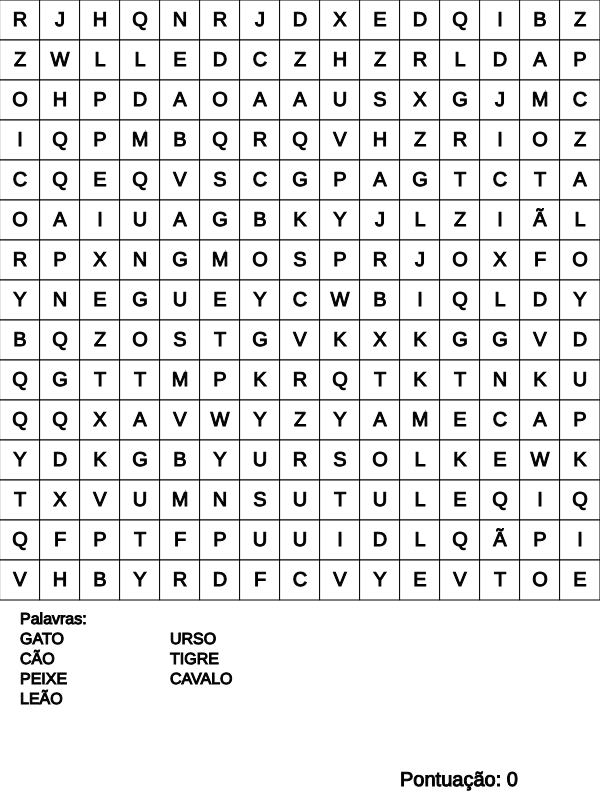
Frame 1 (no input)
Frame 60 (no input): identical to frame 1, image omitted
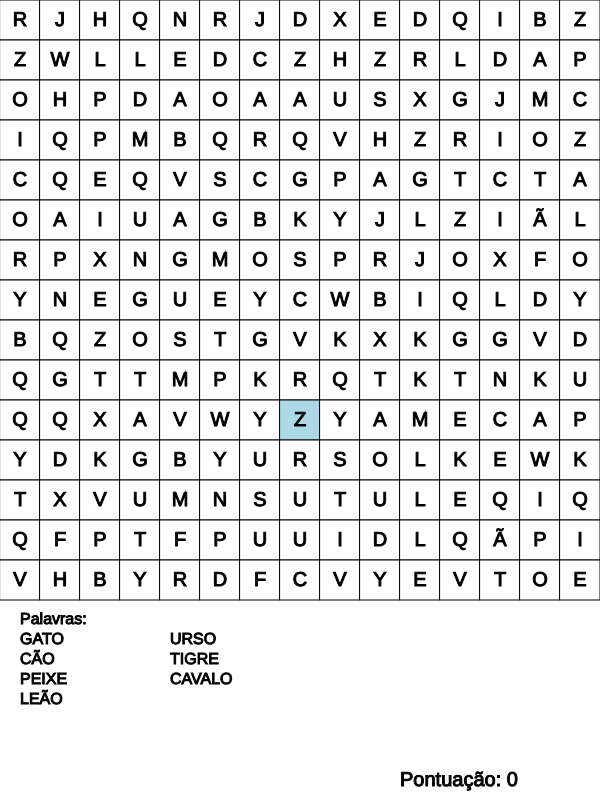
Frame 120 (the mouse pressed at the canvas centre since frame 60)

The p5.js sketch that drew these frames (run headless with seeded random() and noise() and a simulated clock; from frame 60 on, the mouse is pressed at the canvas centre):

// p5.js sketch
// ── sketch.js
let gridSize = 15;
let grid = [];
let words = {
  fase1: ["GATO", "CÃO", "PEIXE", "LEÃO", "URSO", "TIGRE", "CAVALO"],
  fase2: ["BRASILIA", "LISBOA", "MADRI", "PARIS", "ROMA", "LONDRES", "BERLIM", "MOSCOU"],
  fase3: ["ANA", "JOÃO", "MARIA", "CARLOS", "PEDRO", "FERNANDA", "PAULA", "RICARDO", "JULIA"]
};
let currentWords = [];
let foundWords = [];
let score = 0;
let fase = 1;

let selectedCells = [];
let cellSize = 40;

function setup() {
  createCanvas(600, 800);
  generateGrid();
  setupWords();
}

function draw() {
  background(255);
  drawGrid();
  drawWords();
  drawScore();
  highlightSelected();
}

function generateGrid() {
  grid = Array(gridSize)
    .fill()
    .map(() => Array(gridSize).fill(""));
}

function setupWords() {
  currentWords = words[`fase${fase}`];
  currentWords.forEach((word) => placeWord(word));
  fillGrid();
}

function placeWord(word) {
  let placed = false;
  while (!placed) {
    let dir = random(["horizontal", "vertical", "diagonal", "reverseHorizontal", "reverseVertical", "reverseDiagonal"]);
    let startX = floor(random(gridSize));
    let startY = floor(random(gridSize));
    if (canPlaceWord(word, startX, startY, dir)) {
      for (let i = 0; i < word.length; i++) {
        let x = startX + (dir.includes("horizontal") ? i : dir.includes("reverseHorizontal") ? -i : 0);
        let y = startY + (dir.includes("vertical") ? i : dir.includes("reverseVertical") ? -i : 0);
        if (dir.includes("diagonal")) {
          x = startX + i;
          y = startY + i;
        } else if (dir.includes("reverseDiagonal")) {
          x = startX - i;
          y = startY - i;
        }
        grid[y][x] = word[i];
      }
      placed = true;
    }
  }
}

function canPlaceWord(word, x, y, dir) {
  let dx = dir.includes("horizontal") ? 1 : dir.includes("reverseHorizontal") ? -1 : 0;
  let dy = dir.includes("vertical") ? 1 : dir.includes("reverseVertical") ? -1 : 0;

  if (dir.includes("diagonal")) {
    dx = 1;
    dy = 1;
  } else if (dir.includes("reverseDiagonal")) {
    dx = -1;
    dy = -1;
  }

  for (let i = 0; i < word.length; i++) {
    let nx = x + i * dx;
    let ny = y + i * dy;
    if (nx < 0 || ny < 0 || nx >= gridSize || ny >= gridSize || (grid[ny][nx] !== "" && grid[ny][nx] !== word[i])) {
      return false;
    }
  }
  return true;
}

function fillGrid() {
  for (let y = 0; y < gridSize; y++) {
    for (let x = 0; x < gridSize; x++) {
      if (grid[y][x] === "") grid[y][x] = String.fromCharCode(65 + floor(random(26)));
    }
  }
}

function drawGrid() {
  textAlign(CENTER, CENTER);
  textSize(20);
  for (let y = 0; y < gridSize; y++) {
    for (let x = 0; x < gridSize; x++) {
      if (foundWords.some((word) => isPartOfWord(word, x, y))) {
        fill(144, 238, 144); // Verde para palavras encontradas
      } else if (selectedCells.some(([cx, cy]) => cx === x && cy === y)) {
        fill(173, 216, 230); // Azul para seleção
      } else {
        fill(255); // Branco padrão
      }
      stroke(0);
      rect(x * cellSize, y * cellSize, cellSize, cellSize);
      fill(0);
      text(grid[y][x], x * cellSize + cellSize / 2, y * cellSize + cellSize / 2);
    }
  }
}

function drawWords() {
  textAlign(LEFT);
  textSize(16); // Tamanho menor para mais palavras
  fill(0);

  let offsetX = 20;
  let offsetY = 640; // Abaixo da grade
  let columnWidth = 150; // Ajusta a largura de cada coluna
  let rowSpacing = 20; // Espaçamento entre linhas

  text("Palavras:", offsetX, offsetY - rowSpacing);
  currentWords.forEach((word, index) => {
    let column = floor(index / 4); // Máximo de 4 palavras por coluna
    let row = index % 4; // Quantas linhas na coluna
    let x = offsetX + column * columnWidth;
    let y = offsetY + row * rowSpacing;
    if (foundWords.includes(word)) fill(100); // Cinza para palavras riscadas
    else fill(0);
    text(word, x, y);
  });
}

function drawScore() {
  textAlign(LEFT);
  textSize(20);
  fill(0);
  text(`Pontuação: ${score}`, 400, 780);
}

function highlightSelected() {
  if (selectedCells.length > 1) {
    noFill();
    stroke(0, 0, 255);
    strokeWeight(3);
    let [startX, startY] = selectedCells[0];
    let [endX, endY] = selectedCells[selectedCells.length - 1];
    rect(startX * cellSize, startY * cellSize, (endX - startX + 1) * cellSize, (endY - startY + 1) * cellSize);
  }
}

function mousePressed() {
  let x = floor(mouseX / cellSize);
  let y = floor(mouseY / cellSize);

  if (x >= 0 && x < gridSize && y >= 0 && y < gridSize) {
    selectedCells = [[x, y]];
  }
}

function mouseDragged() {
  let x = floor(mouseX / cellSize);
  let y = floor(mouseY / cellSize);

  if (x >= 0 && x < gridSize && y >= 0 && y < gridSize) {
    let last = selectedCells[selectedCells.length - 1];
    if (last[0] !== x || last[1] !== y) {
      selectedCells.push([x, y]);
    }
  }
}

function mouseReleased() {
  let selectedWord = getSelectedWord();
  if (currentWords.includes(selectedWord) && !foundWords.includes(selectedWord)) {
    foundWords.push(selectedWord);
    score += 10;
  }
  selectedCells = [];
  if (foundWords.length === currentWords.length) {
    if (fase < 3) {
      fase++;
      resetGame();
    } else {
      noLoop();
      textSize(32);
      textAlign(CENTER, CENTER);
      fill(0);
      text("Parabéns! Você venceu!", width / 2, height / 2);
    }
  }
}

function getSelectedWord() {
  if (selectedCells.length < 2) return "";

  let [startX, startY] = selectedCells[0];
  let [endX, endY] = selectedCells[selectedCells.length - 1];

  let dx = endX - startX !== 0 ? (endX - startX) / Math.abs(endX - startX) : 0;
  let dy = endY - startY !== 0 ? (endY - startY) / Math.abs(endY - startY) : 0;

  let word = "";
  let x = startX;
  let y = startY;

  while (x !== endX + dx || y !== endY + dy) {
    word += grid[y][x];
    x += dx;
    y += dy;
  }
  return word;
}

function resetGame() {
  generateGrid();
  setupWords();
  foundWords = [];
}
